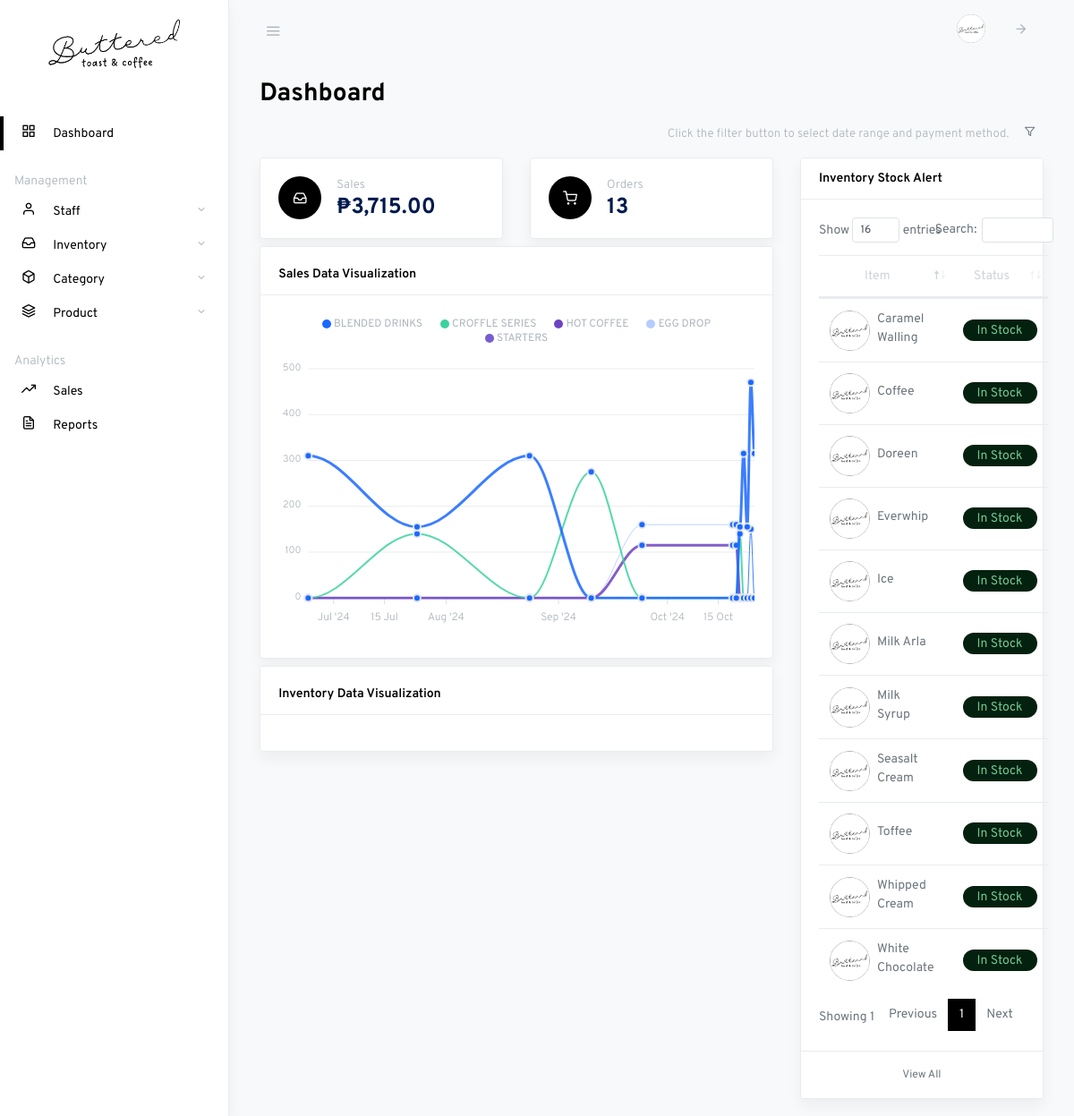
The page /owner-dashboard (signed in) on the database its author committed.
### tables this page shows
CREATE TABLE `owner` (
  `owner_id` int(11) NOT NULL,
  `username` varchar(50) NOT NULL,
  `password` varchar(255) NOT NULL,
  `email` text NOT NULL,
  `firstname` text NOT NULL,
  `lastname` text NOT NULL,
  `contact_number` text NOT NULL,
  `photo` text NOT NULL,
  `account_created` timestamp(6) NOT NULL DEFAULT current_timestamp(6) ON UPDATE current_timestamp(6)
);

CREATE TABLE `inventory` (
  `inventory_id` int(11) NOT NULL,
  `owner_id` int(11) NOT NULL,
  `item` text NOT NULL,
  `quantity` int(11) NOT NULL,
  `low_stock` int(11) NOT NULL,
  `photo` text NOT NULL,
  `last_updated` timestamp(6) NOT NULL DEFAULT current_timestamp(6) ON UPDATE current_timestamp(6)
);

### owner-dashboard.php (the view, shortened to what this page needs)
<?php
$active_page = "dashboard";
require_once 'config.php';
$sql = "SELECT SUM(total_amount) AS total_income, COUNT(*) AS total_orders FROM sales";
$result = mysqli_query($link, $sql);
$total_income = 0;
$total_orders = 0;
if ($result && mysqli_num_rows($result) > 0) {
    $data = mysqli_fetch_assoc($result);
    $total_income = $data['total_income'] ? $data['total_income'] : 0;
    $total_orders = $data['total_orders'] ? $data['total_orders'] : 0;
}
?>
<!DOCTYPE html>
<html lang="en">
<head>
    <?php include 'partials/header.php'; ?>
    <link rel="stylesheet" href="css/dataTables.bootstrap4.css">
</head>
<body class="vertical  light">
    <div class="wrapper">
        <?php include 'partials/owner-navbar.php'; ?>
        <main role="main" class="main-content">
            <div class="container-fluid">
                <h2 class="page-title">Dashboard</h2>
                <div class="row align-items-center my-2">
                    <div class="col-auto ml-auto">
                        <form class="form-inline">
                            <div class="form-group">
                                <div class="px-2 py-2 text-muted">
                                    <span class="small" id="filterMessage">
                                        Click the filter button to select date range and payment method.</span>
                                </div>
                            </div>
                            <div class="form-group">
                                <button type="button" class="btn btn-sm" data-toggle="modal" data-target="#filterModal">
                                    <i class="fe fe-filter"></i></button>
                            </div>
                        </form>
                    </div>
                </div>
                <div class="row justify-content-center">
                    <div class="col-8">
                        <div class="row">
                            <div class="col">
                                <div class="card shadow">
                                    <div class="card-body">
                                        <div class="row align-items-center">
                                            <div class="col-3 text-center">
                                                <span class="circle circle-md bg-primary">
                                                    <i class="fe fe-16 fe-inbox text-white mb-0"></i>
                                                </span>
                                            </div>
                                            <div class="col pr-0">
                                                <p class="small text-muted mb-0">Sales</p>
                                                <span id="totalIncome"
                                                    class="h3 mb-0">₱<?php echo number_format($total_income, 2); ?></span>
                                            </div>
                                        </div>
                                    </div>
                                </div>
                            </div>
                            <div class="col">
                                <div class="card shadow">
                                    <div class="card-body">
                                        <div class="row align-items-center">
                                            <div class="col-3 text-center">
                                                <span class="circle circle-md bg-primary">
                                                    <i class="fe fe-16 fe-shopping-cart text-white mb-0"></i>
                                                </span>
                                            </div>
                                            <div class="col pr-0">
                                                <p class="small text-muted mb-0">Orders</p>
                                                <span id="totalOrders"
                                                    class="h3 mb-0"><?php echo $total_orders; ?></span>
                                            </div>
                                        </div>
                                    </div>
                                </div>
                            </div>
                        </div>
                        <div class="row mt-2">
                            <div class="col-12">
                                <div class="card shadow">
                                    <div class="card-header">
                                        <div class="row">
                                            <div class="col-md-12 mt-2">
                                                <strong class="card-title">Sales Data Visualization</strong>
                                            </div>
                                        </div>
                                    </div>
                                    <div class="card-body">
                                        <div id="lineChart"></div>
                                    </div>
                                </div>
                            </div>
                        </div>
                        <div class="row mt-2">
                            <div class="col-12">
                                <div class="card shadow">
                                    <div class="card-header">
                                        <div class="row">
                                            <div class="col-md-12 mt-2">
                                                <strong class="card-title">Inventory Data Visualization</strong>
                                            </div>
                                        </div>
                                    </div>
                                    <div class="card-body">
                                    </div>
                                </div>
                            </div>
                        </div>
                    </div>
                    <div class="col-4">
                        <div class="card shadow">
                            <div class="card-header">
                                <strong class="card-title mb-0">Inventory Stock Alert</strong>
                            </div>
                            <div class="card-body">
                                <div class="row">
                                    <div class="col-md-12">
                                        <table class="table datatables" id="dataTable-1">
                                            <thead>
                                                <tr class="text-center">
                                                    <th>Item</th>
                                                    <th>Status</th>
                                                </tr>
                                            </thead>
                                            <tbody>
                                                <?php
                                                $sql1 = "SELECT * FROM inventory LIMIT 11";
                                                $r = mysqli_query($link, $sql1);
                                                if ($r->num_rows > 0) {
                                                    while ($row1 = mysqli_fetch_assoc($r)) {
                                                        ?>
                                                        <tr class="text-center">
                                                            <td>
                                                                <div class="d-flex align-items-center">
                                                                    <img src="storage/inventory/<?php if ($row1["photo"] != "") {
                                                                        echo $row1["photo"];
                                                                    } else {
                                                                        echo 'default_image.png';
                                                                    } ?>" alt="" style="width: 45px; height: 45px"
                                                                        class="rounded-circle" />
                                                                    <div class="ms-3 text-left mx-2">
                                                                        <p class="fw-bold mb-1">
                                                                            <?php echo $row1['item']; ?>
                                                                        </p>
                                                                    </div>
                                                                </div>
                                                            </td>
                                                            <td>
                                                                <?php if ($row1['quantity'] > $row1['low_stock']) {
                                                                    echo '<span class="badge badge-success rounded-pill d-inline px-3">In Stock</span>';
                                                                } elseif ($row1['quantity'] < $row1['low_stock']) {
                                                                    echo '<span class="badge badge-warning rounded-pill d-inline px-3">Low Stock</span>';
                                                                } elseif ($row1['quantity'] == 0) {
                                                                    echo '<span class="badge badge-danger rounded-pill d-inline px-3">Out of Stock</span>';
                                                                } ?>
                                                            </td>
                                                        </tr>
                                                        <?php
                                                    }
                                                }
                                                ?>
                                            </tbody>
                                        </table>
                                    </div>
                                </div>
                            </div>
                            <div class="card-footer text-center">
                                <button type="button" class="btn btn-sm" data-toggle="modal"
                                    data-target="#inventoryModal">View All</button>
                            </div>
                        </div>
                    </div>
                </div>
            </div>
        </main>
    </div>
</body>
</html>

### partials/owner-navbar.php (shortened to what this page needs)
<?php
require_once "config.php";
$sql = "SELECT * FROM owner WHERE owner_id = '".$_SESSION['id']."'";
$result = mysqli_query($link, $sql);
$row = mysqli_fetch_assoc($result);
?>
<nav class="topnav navbar navbar-light">
    <button type="button" class="navbar-toggler text-muted mt-2 p-0 mr-3 collapseSidebar">
        <i class="fe fe-menu navbar-toggler-icon"></i>
    </button>
    <ul class="nav">
        <li class="nav-item">
            <a class="nav-link text-muted" href="#">
                <span class="avatar avatar-sm">
                    <img src="storage/profile/<?php if ($row["photo"] != "" ) { echo $row["photo"]; } else { echo 'default_image.png'; } ?>" alt="..." class="avatar-img rounded-circle">
                </span>
            </a>
        </li>
        <li class="nav-item">
            <a class="nav-link text-muted my-2" href="#" data-toggle="modal" data-target="#defaultModal">
                <i class="fe fe-arrow-right fe-16"></i>
            </a>
        </li>
    </ul>
</nav>
<aside class="sidebar-left border-right bg-white shadow" id="leftSidebar" data-simplebar>
    <nav class="vertnav navbar navbar-light">
        <div class="w-100 mb-4 d-flex">
            <a class="navbar-brand mx-auto mt-2 flex-fill text-center" href="./index.html">
                <div class="text-center mb-4">
                    <img src="assets/images/logo.png" alt="" width="150">
                </div>
            </a>
        </div>
        <ul class="navbar-nav flex-fill w-100 mb-2">
            <li class="nav-item w-100 <?php if ($active_page == "dashboard") { echo "active"; } ?>">
                <a class="nav-link" href="owner-dashboard">
                    <i class="fe fe-grid fe-16"></i>
                    <span class="ml-3 item-text">Dashboard</span>
                </a>
            </li>
        </ul>
        <p class="text-muted nav-heading mt-3 mb-1">
            <span>Management</span>
        </p>
        <ul class="navbar-nav flex-fill w-100 mb-2">
            <li class="nav-item <?php if ($active_page == "staff") { echo "active"; } ?> dropdown">
                <a href="#owner-staff" data-toggle="collapse" aria-expanded="false" class="dropdown-toggle nav-link">
                    <i class="fe fe-user fe-16"></i>
                    <span class="ml-3 item-text">Staff</span>
                </a>
            </li>
            <li class="nav-item <?php if ($active_page == "inventory") { echo "active"; } ?> dropdown">
                <a href="#owner-inventory" data-toggle="collapse" aria-expanded="false"
                    class="dropdown-toggle nav-link">
                    <i class="fe fe-inbox fe-16"></i>
                    <span class="ml-3 item-text">Inventory</span>
                </a>
            </li>
            <li class="nav-item <?php if ($active_page == "category") { echo "active"; } ?> dropdown">
                <a href="#owner-category" data-toggle="collapse" aria-expanded="false" class="dropdown-toggle nav-link">
                    <i class="fe fe-box fe-16"></i>
                    <span class="ml-3 item-text">Category</span>
                </a>
            </li>
            <li class="nav-item <?php if ($active_page == "product") { echo "active"; } ?> dropdown">
                <a href="#owner-product" data-toggle="collapse" aria-expanded="false" class="dropdown-toggle nav-link">
                    <i class="fe fe-layers fe-16"></i>
                    <span class="ml-3 item-text">Product</span>
                </a>
            </li>
        </ul>
        <p class="text-muted nav-heading mt-3 mb-1">
            <span>Analytics</span>
        </p>
        <ul class="navbar-nav flex-fill w-100 mb-2">
            <li class="nav-item w-100 <?php if ($active_page == "sales") { echo "active"; } ?>">
                <a class="nav-link" href="owner-sales">
                    <i class="fe fe-trending-up fe-16"></i>
                    <span class="ml-3 item-text">Sales</span>
                </a>
            </li>
            <li class="nav-item w-100 <?php if ($active_page == "reports") { echo "active"; } ?>">
                <a class="nav-link" href="owner-reports">
                    <i class="fe fe-file-text fe-16"></i>
                    <span class="ml-3 item-text">Reports</span>
                </a>
            </li>
        </ul>
    </nav>
</aside>

### rows shown on the page
owner: photo (picture)
inventory: photo (placeholder picture), item "Doreen", quantity "In Stock"
inventory: photo (placeholder picture), item "Milk Syrup", quantity "In Stock"
inventory: photo (placeholder picture), item "Milk Arla", quantity "In Stock"
inventory: photo (placeholder picture), item "Coffee", quantity "In Stock"
inventory: photo (placeholder picture), item "Ice", quantity "In Stock"
inventory: photo (placeholder picture), item "Everwhip", quantity "In Stock"
inventory: photo (placeholder picture), item "White Chocolate", quantity "In Stock"
inventory: photo (placeholder picture), item "Toffee", quantity "In Stock"
inventory: photo (placeholder picture), item "Whipped Cream", quantity "In Stock"
inventory: photo (placeholder picture), item "Caramel Walling", quantity "In Stock"
inventory: photo (placeholder picture), item "Seasalt Cream", quantity "In Stock"

### other values the page prints
$total_income "3,715.00"
$total_orders "13"
